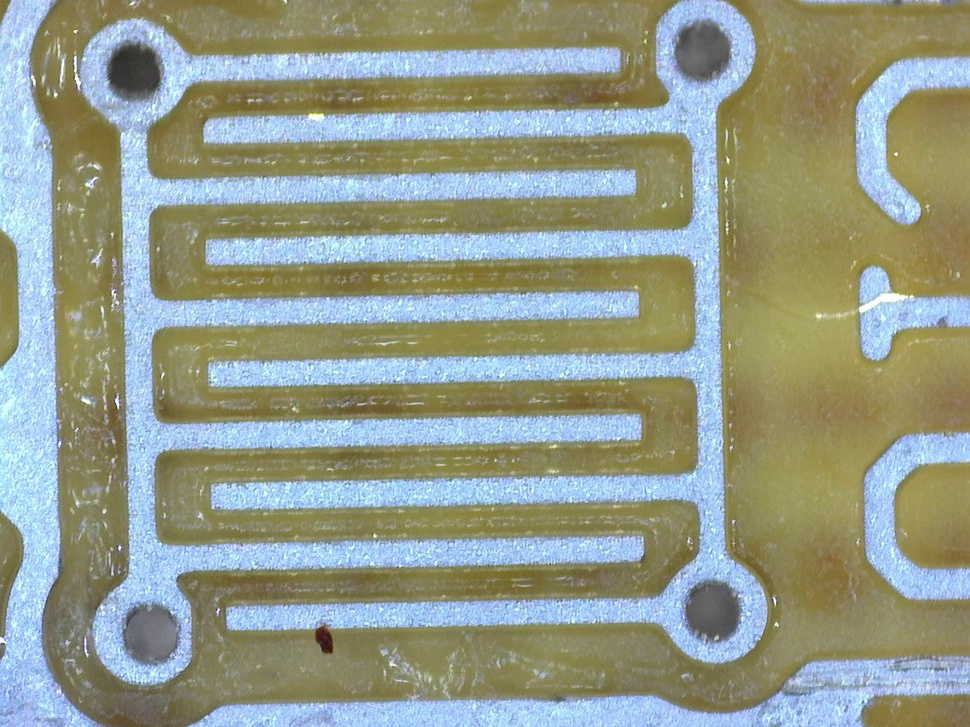
#> input picture data/recordings/a/a005.jpg, 970 x 727 px, shrunk from 1280 x 960 before the run
$ python -i electrodes.py   (imports and definitions only)
#> lines starting #> are read from the running program, lines starting #| are printed output that depends on the picture; after the words box and inside, x2 and y2 are one past the last pixel; in counts of white or black regions, pixels touching at a corner belong together
#> further down, picture is the input picture: shape (727, 970, 3); mean B, G, R 140, 155.7, 148
"""The comb structure: two interdigitated electrodes.

The test structure is a pair of comb electrodes whose fingers interlock.
Droplets are measured inside this structure only.

The camera does not move during a recording, so the electrodes are found
once on a dry frame: metal is bright and bluish (B > R) where the solder
mask is yellow, and the two combs are the two largest metal regions.
"""
from __future__ import annotations

from dataclasses import dataclass
import cv2
import numpy as np


@dataclass
class Electrodes:
    labels: np.ndarray        # 0 background, 1 and 2 the two combs
    roi: np.ndarray           # bool, area of the comb structure (convex hull of both)
    finger_width_px: float    # median width of the fingers, a ruler for the frame

    @property
    def shape(self):
        return self.labels.shape


def metal_mask(image_rgb: np.ndarray, min_blue_excess=15, min_value=110) -> np.ndarray:
#> called with min_blue_excess = 15, min_value = 110
    r = image_rgb[..., 0].astype(int)
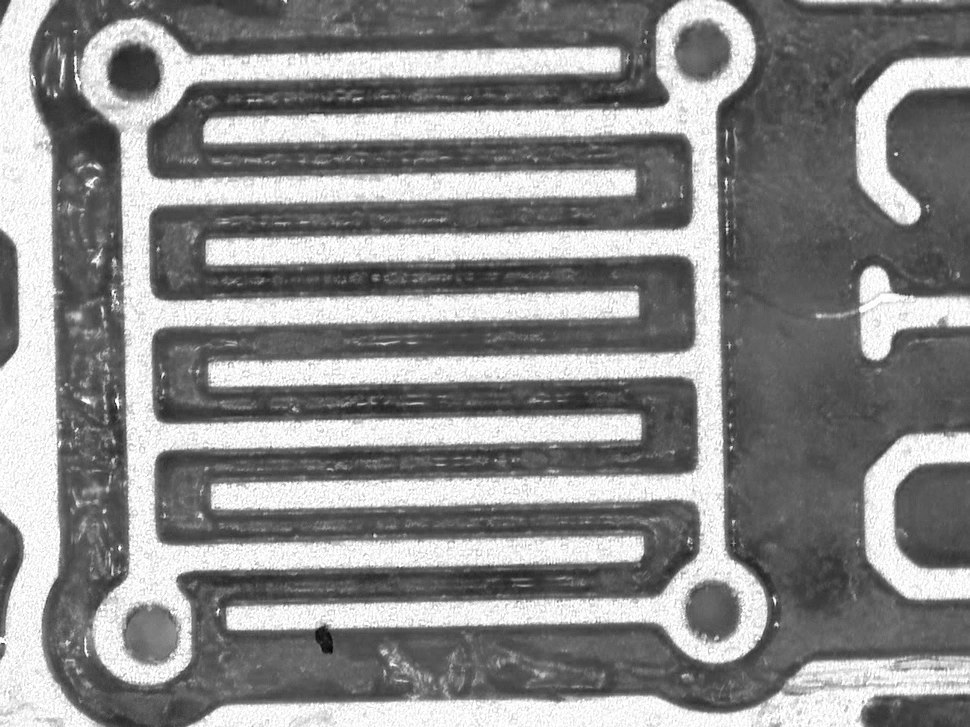
#> r: shape (727, 970) int64; min 0, max 255, mean 140
    b = image_rgb[..., 2].astype(int)
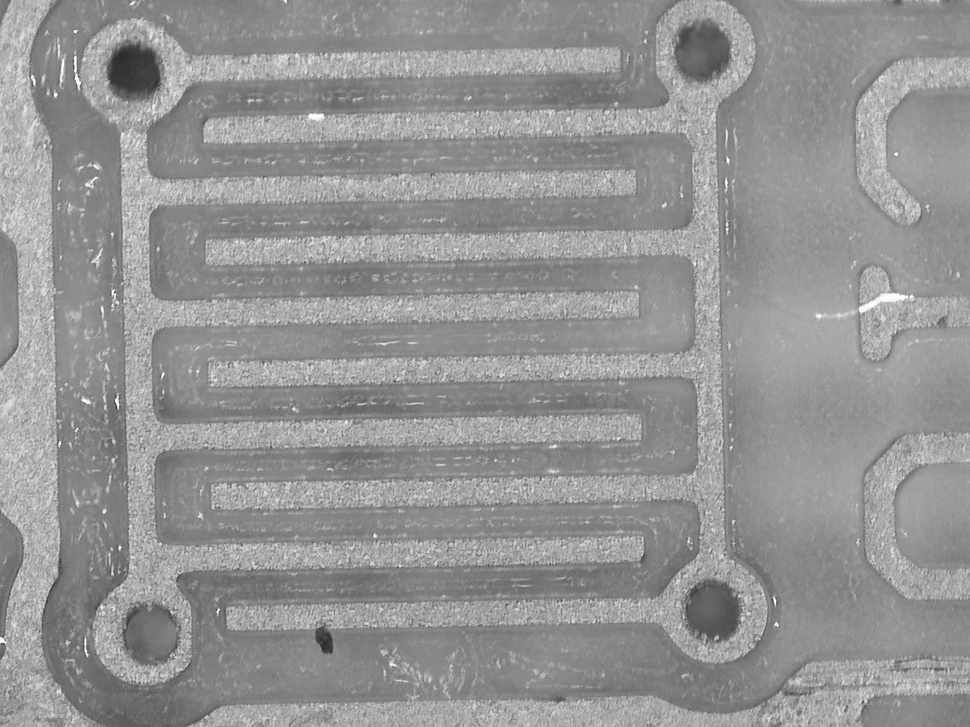
#> b: shape (727, 970) int64; min 36, max 255, mean 148
    v = image_rgb.max(axis=2)
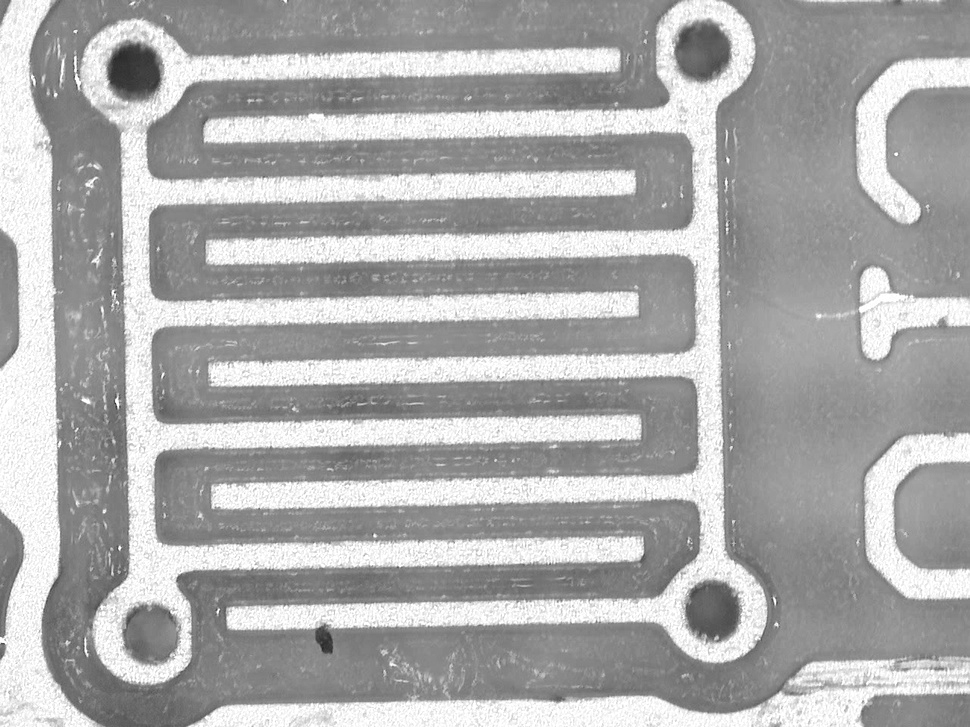
#> v: shape (727, 970); min 36, max 255, mean 171.7
    metal = ((b - r) > min_blue_excess) & (v > min_value)
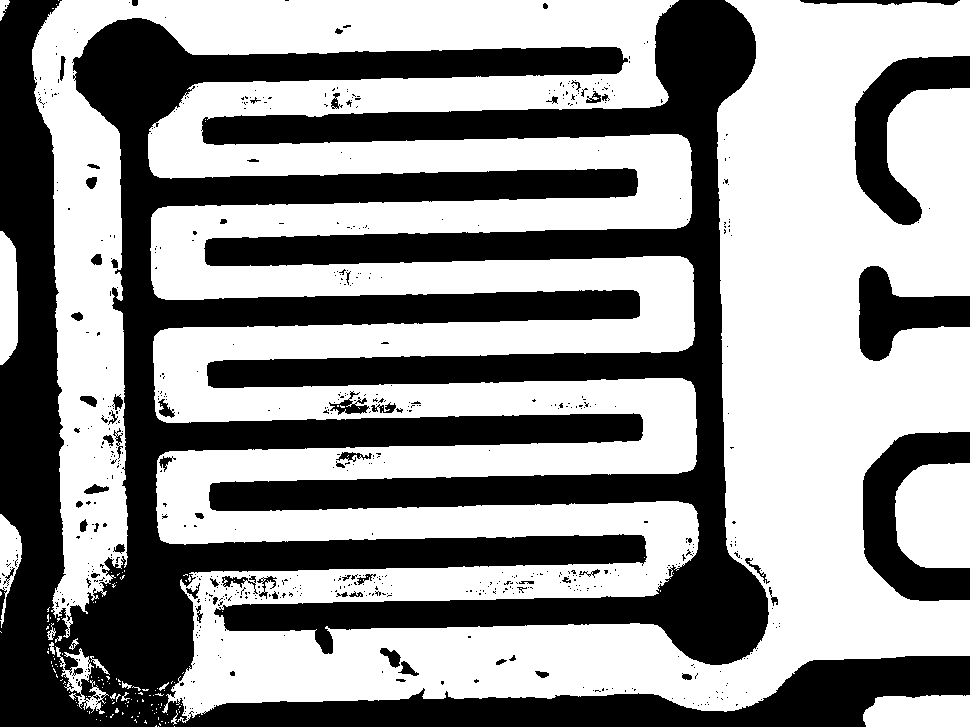
#> metal: shape (727, 970) bool; 58.1% white; 678 black regions (604 under 20 px), largest, box (x1, y1, x2, y2) and area: (0, 0, 970, 727) 168769, (201, 0, 769, 665) 98091, (863, 432, 970, 601) 8999
    metal = cv2.morphologyEx(metal.astype(np.uint8), cv2.MORPH_OPEN, np.ones((3, 3), np.uint8))
#> metal: shape (727, 970); values 0 (black) and 1 (white), 57.6% white; 343 black regions (285 under 20 px), largest, box (x1, y1, x2, y2) and area: (0, 0, 970, 727) 172200, (201, 0, 769, 665) 98497, (863, 432, 970, 601) 9004
    return cv2.morphologyEx(metal, cv2.MORPH_CLOSE, np.ones((5, 5), np.uint8))
#> returned value: shape (727, 970); values 0 (black) and 1 (white), 58.3% white; 41 black regions, largest, box (x1, y1, x2, y2) and area: (0, 0, 970, 727) 170690, (202, 0, 768, 665) 98253, (863, 432, 970, 601) 9000


def find_electrodes(dry_image_rgb: np.ndarray) -> Electrodes:
    metal = metal_mask(dry_image_rgb)
    n, lab, stats, _ = cv2.connectedComponentsWithStats(metal, 8)
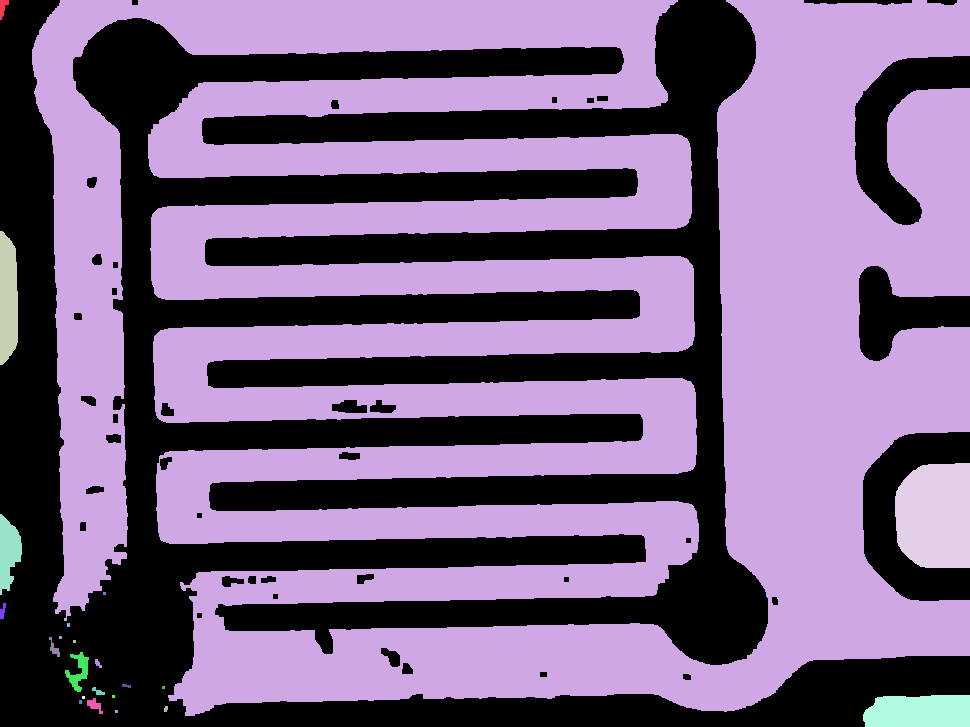
#> lab: shape (727, 970) int32; 24 distinct labels, from 0 to 23; one colour per label, 0 black
#> n = 24; stats = 24 rows, first 6: [0, 0, 970, 727, 294342], [0, 0, 9, 20, 104], [32, 0, 938, 716, 396306], [0, 231, 18, 134, 2065], [895, 463, 75, 105, 7122], [0, 514, 22, 81, 1162]
    if n < 3:
        raise ValueError("could not find two electrodes")
    order = np.argsort(-stats[1:, cv2.CC_STAT_AREA]) + 1
#> order = 23 values, max 23 at index 22, min 1 at index 7, mean 12
    labels = np.zeros(metal.shape, np.uint8)
    labels[lab == order[0]] = 1
    labels[lab == order[1]] = 2
    pts = cv2.findNonZero((labels > 0).astype(np.uint8))
    roi = np.zeros(metal.shape, np.uint8)
    cv2.fillConvexPoly(roi, cv2.convexHull(pts), 1)
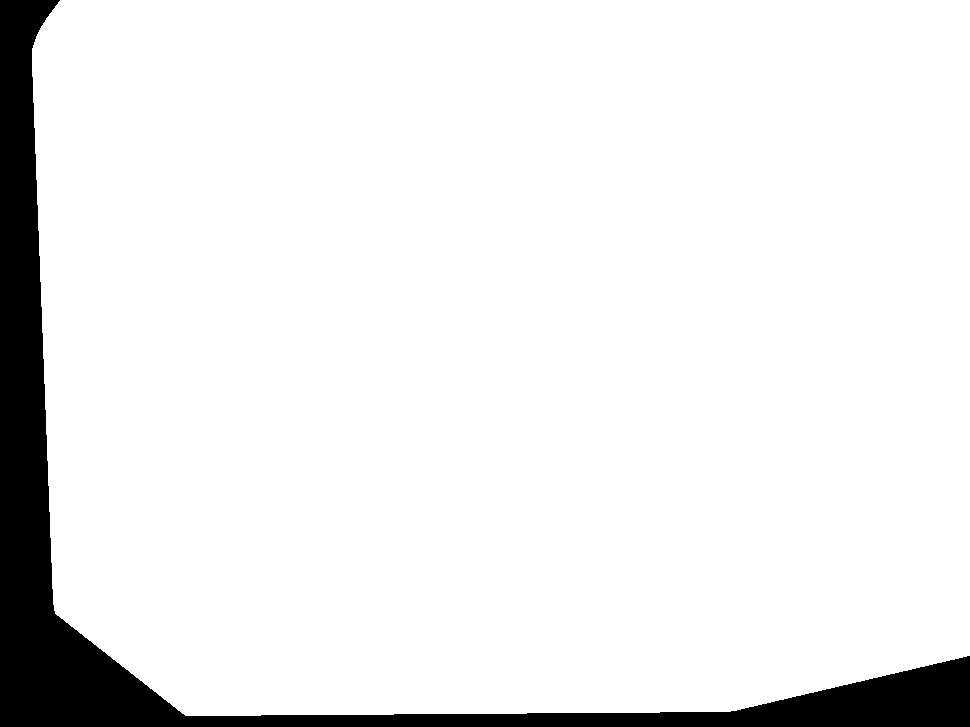
#> roi: shape (727, 970); values 0 (black) and 1 (white), 91.8% white; 1 black region, box (x1, y1, x2, y2) and area: (0, 0, 970, 727) 57874
    # finger width: twice the median distance to the background on the skeleton-ish ridge
    dist = cv2.distanceTransform((labels > 0).astype(np.uint8), cv2.DIST_L2, 5)
    ridge = dist[dist >= np.percentile(dist[dist > 0], 60)]
    return Electrodes(labels, roi.astype(bool), float(2 * np.median(ridge)))

>>> import cv2
>>> picture = cv2.imread('../../data/recordings/a/a005.jpg')
>>> result = find_electrodes(picture)

$ run again, on data/recordings/a/a015.jpg
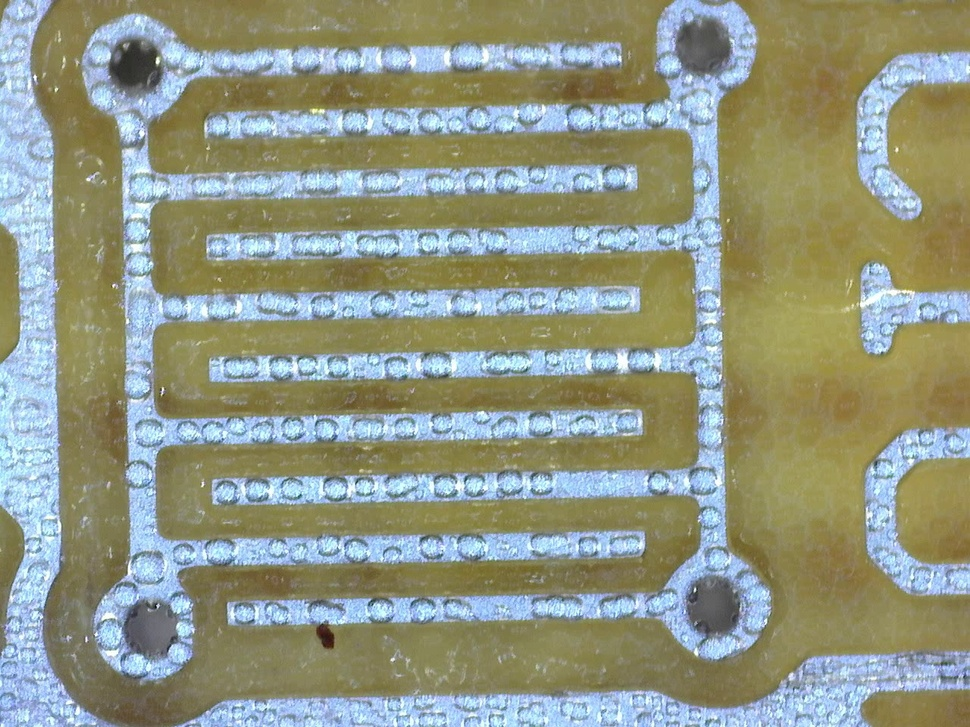
#> input picture data/recordings/a/a015.jpg, 970 x 727 px, shrunk from 1280 x 960 before the run
#> picture is the input picture: shape (727, 970, 3); mean B, G, R 132.4, 151.6, 145.9
#> in find_electrodes, `n, lab, stats, _ = cv2.connectedComponentsWithStats(metal, 8)`:
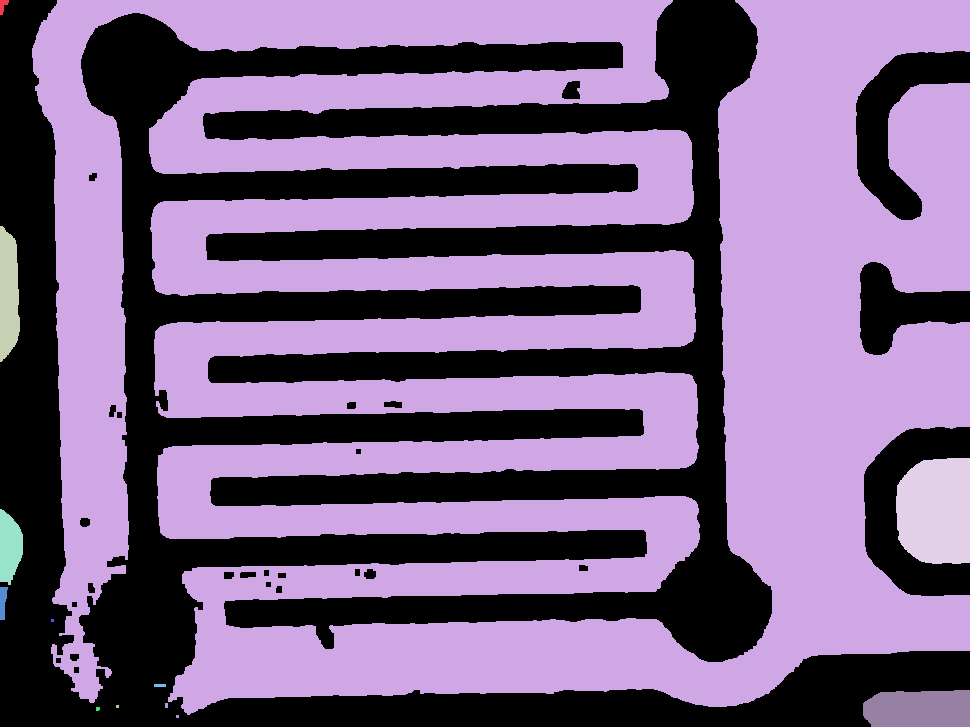
#> lab: shape (727, 970) int32; 14 distinct labels, from 0 to 13; one colour per label, 0 black
#> n = 14; stats = 14 rows, first 6: [0, 0, 970, 727, 292983], [0, 0, 9, 15, 80], [32, 0, 938, 715, 397633], [0, 226, 20, 136, 2185], [896, 458, 74, 106, 7046], [0, 509, 23, 76, 1305]
#> order = [2, 4, 9, 3, 5, 6, 1, 8, 12, 10, 7, 11, 13]
#> in find_electrodes, `cv2.fillConvexPoly(roi, cv2.convexHull(pts), 1)`:
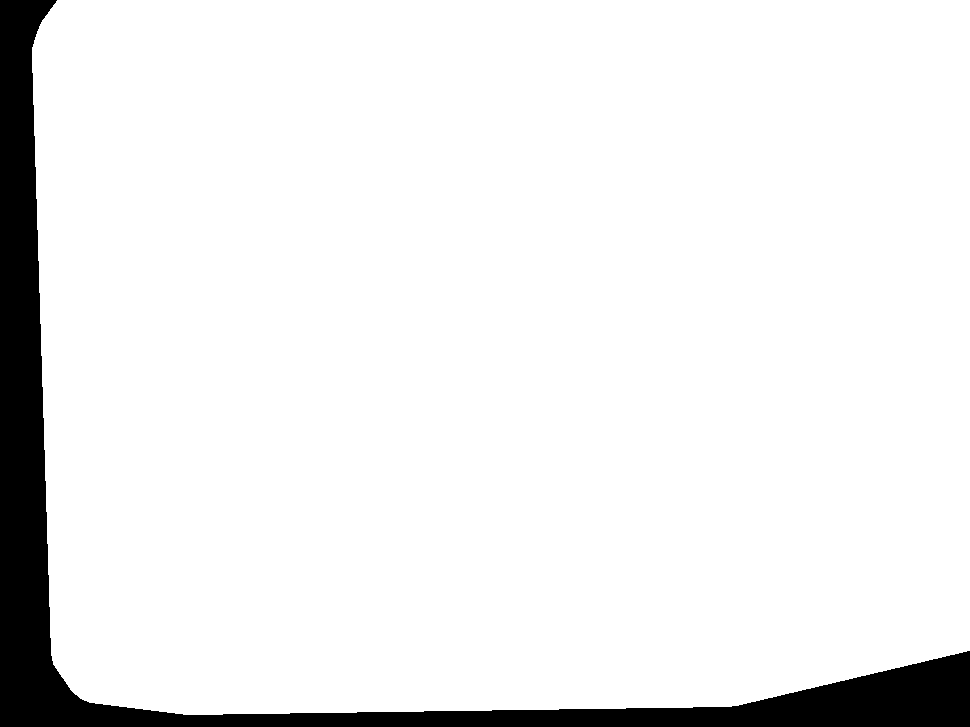
#> roi: shape (727, 970); values 0 (black) and 1 (white), 92.3% white; 1 black region, box (x1, y1, x2, y2) and area: (0, 0, 970, 727) 54320

$ run again, on data/recordings/a/a033.jpg
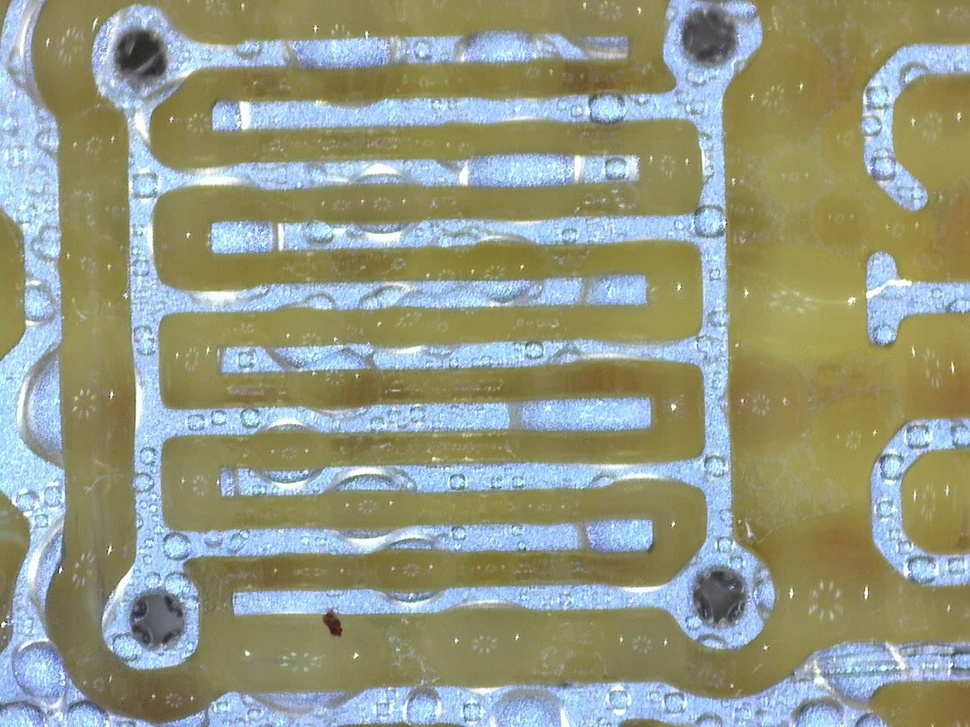
#> input picture data/recordings/a/a033.jpg, 970 x 727 px, shrunk from 1280 x 960 before the run
#> picture is the input picture: shape (727, 970, 3); mean B, G, R 133.7, 153.8, 148.5
#> in find_electrodes, `n, lab, stats, _ = cv2.connectedComponentsWithStats(metal, 8)`:
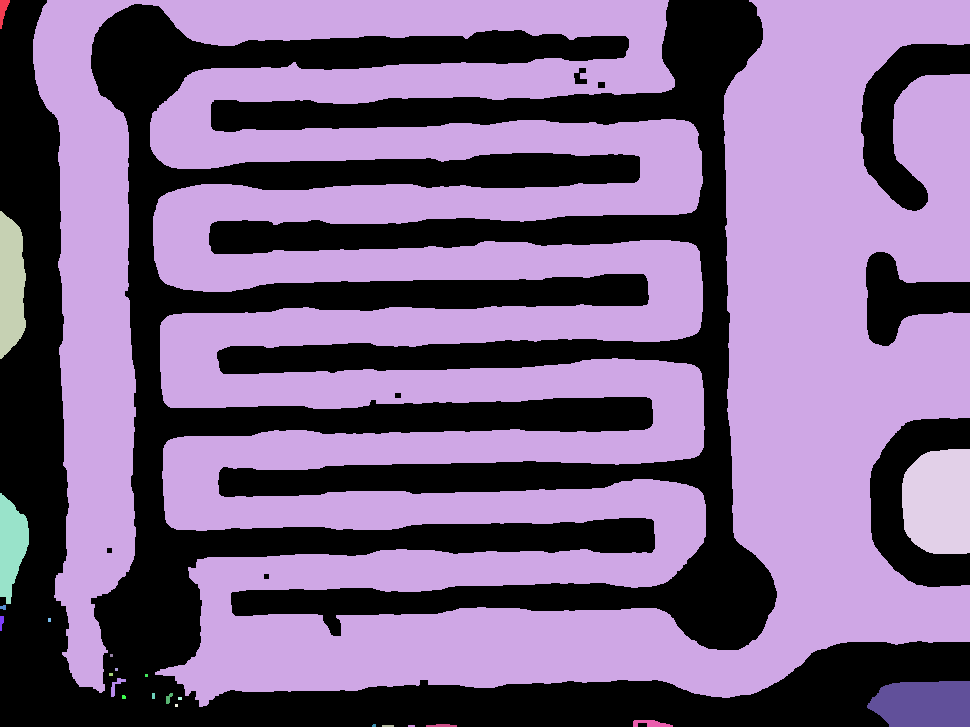
#> lab: shape (727, 970) int32; 25 distinct labels, from 0 to 24; one colour per label, 0 black
#> n = 25; stats = 25 rows, first 6: [0, 0, 970, 727, 285275], [0, 0, 10, 29, 154], [33, 0, 937, 707, 403393], [0, 211, 26, 148, 3056], [902, 449, 68, 105, 6411], [0, 493, 29, 111, 2125]
#> order = 24 values, max 24 at index 8, min 1 at index 6, mean 12.5
#> in find_electrodes, `cv2.fillConvexPoly(roi, cv2.convexHull(pts), 1)`:
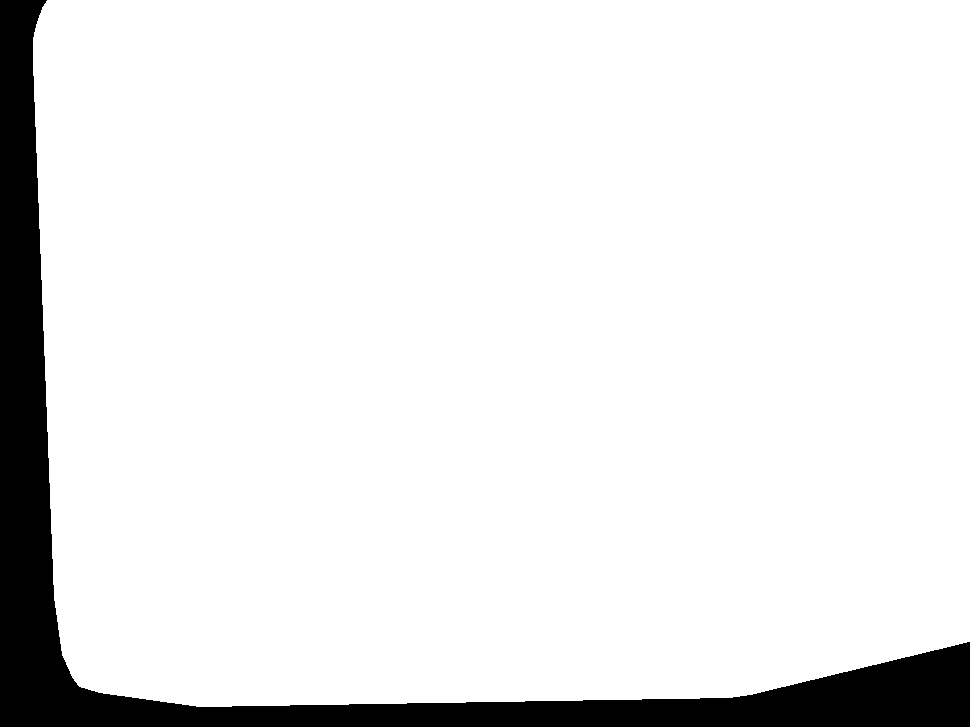
#> roi: shape (727, 970); values 0 (black) and 1 (white), 90.9% white; 1 black region, box (x1, y1, x2, y2) and area: (0, 0, 970, 727) 64198
